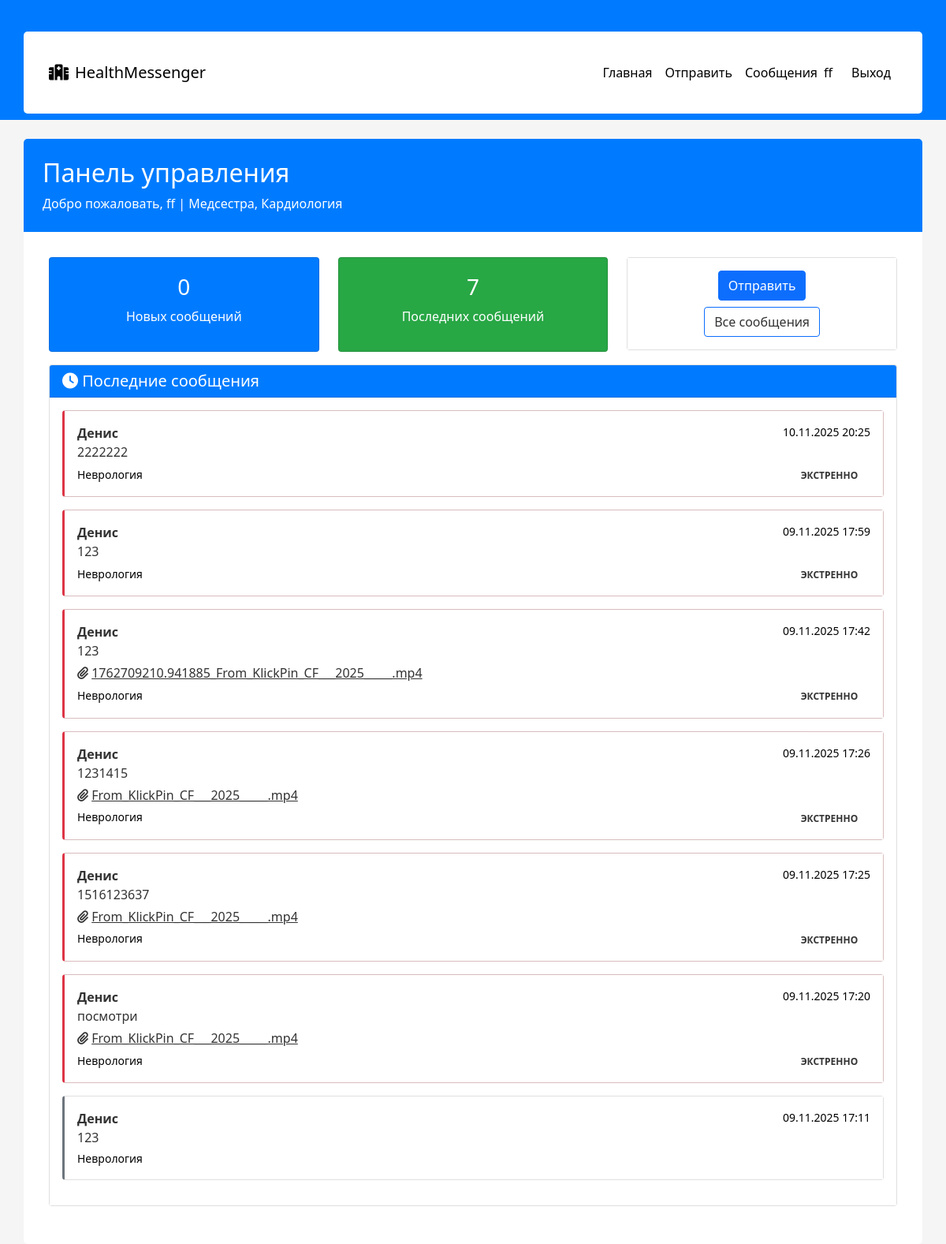
/dashboard (signed in), run on the app's committed database.
### tables this page shows
CREATE TABLE users (
            id INTEGER PRIMARY KEY AUTOINCREMENT,
            username TEXT UNIQUE NOT NULL,
            email TEXT UNIQUE NOT NULL,
            password_hash TEXT NOT NULL,
            department_id INTEGER NOT NULL,
            position TEXT NOT NULL,
            is_active BOOLEAN DEFAULT 1,
            created_at TIMESTAMP DEFAULT CURRENT_TIMESTAMP,
            FOREIGN KEY (department_id) REFERENCES departments (id)
        );

CREATE TABLE departments (
            id INTEGER PRIMARY KEY AUTOINCREMENT,
            name TEXT UNIQUE NOT NULL,
            description TEXT
        );

CREATE TABLE messages (
            id INTEGER PRIMARY KEY AUTOINCREMENT,
            sender_id INTEGER NOT NULL,
            recipient_id INTEGER NOT NULL,
            content TEXT NOT NULL,
            timestamp TIMESTAMP DEFAULT CURRENT_TIMESTAMP,
            is_read BOOLEAN DEFAULT 0,
            priority TEXT DEFAULT 'normal', file_path TEXT, file_name TEXT,
            FOREIGN KEY (sender_id) REFERENCES users (id),
            FOREIGN KEY (recipient_id) REFERENCES users (id)
        );

### app_sql.py (the view)
@app.route('/dashboard')
@login_required
def dashboard():
    conn = sqlite3.connect(DATABASE)
    cursor = conn.cursor()
    cursor.execute('''
        SELECT m.*, u.username, d.name, u.position
        FROM messages m
        JOIN users u ON m.sender_id = u.id
        JOIN departments d ON u.department_id = d.id
        WHERE m.recipient_id = ?
        ORDER BY m.timestamp DESC
        LIMIT 10
    ''', (current_user.id,))
    messages_data = cursor.fetchall()
    cursor.execute('SELECT COUNT(*) FROM messages WHERE recipient_id = ? AND is_read = 0', (current_user.id,))
    unread_count = cursor.fetchone()[0]
    conn.close()
    messages = []
    for msg in messages_data:
        message = {
            'id': msg[0],
            'sender_id': msg[1],
            'recipient_id': msg[2],
            'content': msg[3],
            'timestamp': datetime.fromisoformat(msg[4]),
            'is_read': msg[5],
            'priority': msg[6],
            'file_path': msg[7] if len(msg) > 7 else None,
            'file_name': msg[8] if len(msg) > 8 else None,
            'sender': {
                'username': msg[9] if len(msg) > 9 else '',
                'department': msg[10] if len(msg) > 10 else '',
                'position': msg[11] if len(msg) > 11 else ''
            }
        }
        messages.append(message)
    return render_template('dashboard.html', messages=messages, unread_count=unread_count)

### app_sql.py (called while the page is built)
@login_manager.user_loader
def load_user(user_id):
    conn = sqlite3.connect(DATABASE)
    cursor = conn.cursor()
    cursor.execute('''
        SELECT u.*, d.name
        FROM users u
        JOIN departments d ON u.department_id = d.id
        WHERE u.id = ?
    ''', (user_id,))
    user_data = cursor.fetchone()
    conn.close()
    if user_data:
        return User(*user_data)
    return None

### templates/dashboard.html (shortened to what this page needs)
{% extends "base.html" %}
{% block content %}
<div class="page-title">
    <h2>Панель управления</h2>
    <p class="mb-0">Добро пожаловать, {{ current_user.username }} | {{ current_user.position }}, {{ current_user.department }}</p>
</div>
<div class="row mb-9">
    <div class="col-md-4">
        <div class="card stats-card stats-primary">
            <div class="body text-center my-3">
                <h3 class="mt-1">{{ unread_count }}</h3>
                <p class="">Новых сообщений</p>
            </div>
        </div>
    </div>
    <div class="col-md-4">
        <div class="card stats-card stats-success">
            <div class="body text-center my-3">
                <h3 class="mt-1">{{ messages|length }}</h3>
                <p class="">Последних сообщений</p>
            </div>
        </div>
    </div>
    <div class="col-md-4">
        <div class="card">
            <div class="card-body text-center">
                <a href="{{ url_for('send_message') }}" class="btn btn-primary mb-2">Отправить</a><br>
                <a href="{{ url_for('messages') }}" class="btn btn-outline-primary">Все сообщения</a>
            </div>
        </div>
    </div>
</div>
<div class="row">
    <div class="col-md-12">
        <div class="card">
            <div class="card-header">
                <h5 class="mb-0"><i class="fas fa-clock"></i> Последние сообщения</h5>
            </div>
            <div class="card-body">
                {% if messages %}
                    {% for message in messages %}
                    <div class="card mb-3
                         {% if message.priority == 'emergency' %}message-emergency{% endif %}
                         {% if message.priority == 'normal' %}message-normal{% endif %}">
                        <div class="card-body">
                            <div class="d-flex justify-content-between">
                                <strong>{{ message.sender.username }}</strong>
                                <small class="text-muted">{{ message.timestamp.strftime('%d.%m.%Y %H:%M') }}</small>
                            </div>
                            <p class="mb-1">{{ message.content[:100] }}{% if message.content|length > 100 %}...{% endif %}</p>
                            {% if message.file_name %}
                                <p class="mb-1"><i class="fas fa-paperclip"></i> <a href="{{ url_for('download_file', filename=message.file_path.split('\\')[-1]) }}">{{ message.file_name }}</a></p>
                            {% endif %}
                            <div class="d-flex justify-content-between align-items-center">
                                <small class="text-muted">{{ message.sender.department }}</small>
                                <div>
                                    {% if message.priority != 'normal' %}
                                        <span class="badge priority-{{ message.priority }} me-2">
                                            {% if message.priority == 'emergency' %}ЭКСТРЕННО{% endif %}
                                        </span>
                                    {% endif %}
                                </div>
                            </div>
                        </div>
                    </div>
                    {% endfor %}
                {% else %}
                    <p class="text-muted">Нет сообщений</p>
                {% endif %}
            </div>
        </div>
    </div>
</div>
{% endblock %}

### templates/base.html (shortened to what this page needs)
<!DOCTYPE html>
<html lang="ru">
<head>
    <link href="https://cdn.jsdelivr.net/npm/bootstrap@5.1.3/dist/css/bootstrap.min.css" rel="stylesheet">
    <link href="https://cdnjs.cloudflare.com/ajax/libs/font-awesome/6.0.0/css/all.min.css" rel="stylesheet">
    <link href="{{ url_for('static', filename='css/simple.css') }}" rel="stylesheet">
</head>
<body>
    <nav class="navbar navbar-expand-lg navbar-dark bg-primary">
        <div class="container">
            <a class="navbar-brand" href="{{ url_for('index') }}">
                <i class="fas fa-hospital me-2"></i>HealthMessenger
            </a>
            {% if current_user.is_authenticated %}
            <div class="navbar-nav ms-auto">
                <a class="nav-link" href="{{ url_for('dashboard') }}">Главная</a>
                <a class="nav-link" href="{{ url_for('send_message') }}">Отправить</a>
                <a class="nav-link" href="{{ url_for('messages') }}">Сообщения</a>
                <span class="navbar-text me-3">{{ current_user.username }}</span>
                <a class="nav-link" href="{{ url_for('logout') }}">Выход</a>
            </div>
            {% endif %}
        </div>
    </nav>
    <div class="container mt-4">
        {% block content %}{% endblock %}
    </div>
</body>
</html>

### static/css/simple.css (style rules this page uses)
body { background-color: #f5f5f5; color: #333 !important; }
* { color: #333 !important; }
.navbar { background-color: #007bff !important; }
.navbar *, .navbar-brand, .nav-link, .navbar-text { color: rgb(0, 0, 0) !important; }
.container { background: white; padding: 2rem; margin-top: 2rem; border-radius: 5px; }
.card { margin-bottom: 1rem; background: white; }
.card-header { background-color: #007bff !important; }
.card-header, .card-header * { color: white !important; }
.card-body { background: white; }
.message-emergency { background-color: #f8d7da; border-left: 3px solid #dc3545; }
.message-normal { border-left: 3px solid #6c757d; background: white; }
.stats-primary { background-color: #007bff !important; }
.stats-primary, .stats-primary * { color: rgb(255, 255, 255) !important; }
.stats-success { background-color: #28a745 !important; }
.stats-success, .stats-success * { color: rgb(255, 255, 255) !important; }
.page-title { background-color: #007bff !important; padding: 1.5rem; margin: -2rem -2rem 2rem -2rem; border-radius: 5px 5px 0 0; }
.page-title, .page-title * { color: white !important; }
.text-muted { color: #000000 !important; }
.btn-primary, .btn-primary * { color: white !important; }

### data on the page
users: username "ff", position "Медсестра"
departments: department "Кардиология"
messages: sender.username "Денис", timestamp "10.11.2025 20:25", content "2222222", sender.department "Неврология", priority "ЭКСТРЕННО"
messages: sender.username "Денис", timestamp "09.11.2025 17:59", content "123", sender.department "Неврология", priority "ЭКСТРЕННО"
messages: sender.username "Денис", timestamp "09.11.2025 17:42", content "123", file_name "1762709210.941885_From_KlickPin_CF___2025_____.mp4", sender.department "Неврология", priority "ЭКСТРЕННО"
messages: sender.username "Денис", timestamp "09.11.2025 17:26", content "1231415", file_name "From_KlickPin_CF___2025_____.mp4", sender.department "Неврология", priority "ЭКСТРЕННО"
messages: sender.username "Денис", timestamp "09.11.2025 17:25", content "1516123637", file_name "From_KlickPin_CF___2025_____.mp4", sender.department "Неврология", priority "ЭКСТРЕННО"
messages: sender.username "Денис", timestamp "09.11.2025 17:20", content "посмотри", file_name "From_KlickPin_CF___2025_____.mp4", sender.department "Неврология", priority "ЭКСТРЕННО"
messages: sender.username "Денис", timestamp "09.11.2025 17:11", content "123", sender.department "Неврология"

### other printed values
{{ unread_count }} "0"
{{ messages|length }} "7"
